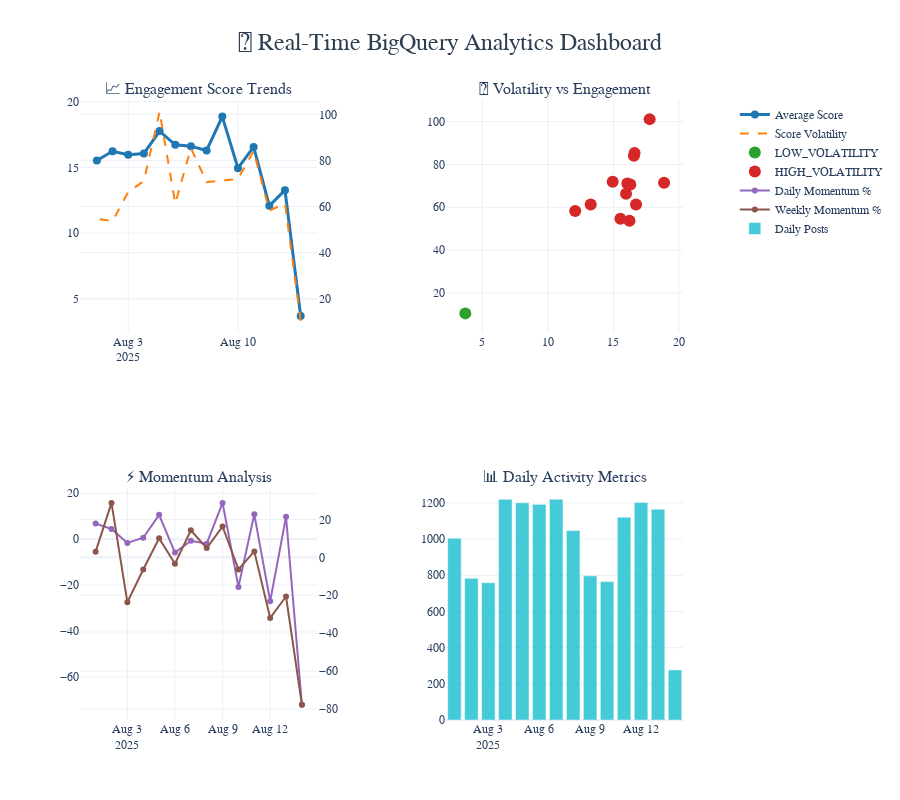

Notebook code cell kept with this figure:
### Code cell
# 📊 Professional BigQuery Analytics Dashboard
def create_bigquery_dashboard(data):
    """Create professional dashboard from real BigQuery data"""
    
    print("📊 Creating Real-Time BigQuery Dashboard...")
    
    fig = make_subplots(
        rows=2, cols=2,
        subplot_titles=(
            '📈 Engagement Score Trends', '🎯 Volatility vs Engagement',
            '⚡ Momentum Analysis', '📊 Daily Activity Metrics'
        ),
        specs=[[{"secondary_y": True}, {"type": "scatter"}],
               [{"secondary_y": True}, {"type": "bar"}]]
    )
    
    # Engagement trends with volatility
    fig.add_trace(
        go.Scatter(
            x=data['analysis_date'], y=data['avg_score'],
            mode='lines+markers', name='Average Score',
            line=dict(color='#1f77b4', width=3), marker=dict(size=8)
        ), row=1, col=1
    )
    
    fig.add_trace(
        go.Scatter(
            x=data['analysis_date'], y=data['score_volatility'],
            mode='lines', name='Score Volatility',
            line=dict(color='#ff7f0e', width=2, dash='dash'), yaxis='y2'
        ), row=1, col=1, secondary_y=True
    )
    
    # Volatility vs Engagement scatter
    colors = {'HIGH_VOLATILITY': '#d62728', 'MEDIUM_VOLATILITY': '#ff7f0e', 'LOW_VOLATILITY': '#2ca02c'}
    for vol_level in data['volatility_level'].unique():
        vol_data = data[data['volatility_level'] == vol_level]
        fig.add_trace(
            go.Scatter(
                x=vol_data['avg_score'], y=vol_data['score_volatility'],
                mode='markers', name=f'{vol_level}',
                marker=dict(color=colors.get(vol_level, '#1f77b4'), size=12)
            ), row=1, col=2
        )
    
    # Momentum analysis
    fig.add_trace(
        go.Scatter(
            x=data['analysis_date'], y=data['daily_momentum_pct'],
            mode='lines+markers', name='Daily Momentum %',
            line=dict(color='#9467bd', width=2), marker=dict(size=6)
        ), row=2, col=1
    )
    
    fig.add_trace(
        go.Scatter(
            x=data['analysis_date'], y=data['weekly_momentum_pct'],
            mode='lines+markers', name='Weekly Momentum %',
            line=dict(color='#8c564b', width=2), marker=dict(size=6), yaxis='y4'
        ), row=2, col=1, secondary_y=True
    )
    
    # Daily activity
    fig.add_trace(
        go.Bar(
            x=data['analysis_date'], y=data['daily_posts'],
            name='Daily Posts', marker_color='#17becf', opacity=0.8
        ), row=2, col=2
    )
    
    # Professional layout
    fig.update_layout(
        title={
            'text': '🏢 Real-Time BigQuery Analytics Dashboard',
            'x': 0.5, 'font': {'size': 24, 'color': '#2c3e50'}
        },
        height=800, showlegend=True, template='plotly_white',
        font=dict(family="Arial, sans-serif", size=12)
    )
    
    return fig

# Create and display real BigQuery dashboard
dashboard = create_bigquery_dashboard(market_data)
dashboard.show()

# Display real BigQuery insights
print("\n📊 REAL BIGQUERY INSIGHTS:")
print("=" * 60)
latest = market_data.iloc[0]
print(f"🎯 Current Engagement: {latest['engagement_category']}")
print(f"📈 Average Score: {latest['avg_score']:.2f}")
print(f"⚡ Daily Momentum: {latest['daily_momentum_pct']:.2f}%")
print(f"🛡️ Volatility Level: {latest['volatility_level']}")
print(f"📊 Score Volatility: {latest['score_volatility']:.2f}")
print(f"📈 Weekly Trend: {latest['weekly_momentum_pct']:.2f}%")
print(f"📊 Daily Posts: {latest['daily_posts']:,}")
print(f"💬 Comments per Post: {latest['comments_per_post']:.1f}")
print(f"🚀 Data Source: REAL BigQuery Public Dataset")

### Figure 1 — Plotly figure (JSON) as saved in the notebook; plotly's stock layout.template omitted (floating-point values rounded to 4 significant figures)
{"data": [{"line": {"color": "#1f77b4", "width": 3}, "marker": {"size": 8}, "mode": "lines+markers", "name": "Average Score", "type": "scatter", "x": ["2025-08-14", "2025-08-13", "2025-08-12", "2025-08-11", "2025-08-10", "2025-08-09", "2025-08-08", "2025-08-07", "2025-08-06", "2025-08-05", "2025-08-04", "2025-08-03", "2025-08-02", "2025-08-01"], "xaxis": "x", "y": [3.704, 13.27, 12.08, 16.56, 14.94, 18.86, 16.29, 16.61, 16.72, 17.76, 16.06, 15.96, 16.22, 15.53], "yaxis": "y"}, {"line": {"color": "#ff7f0e", "dash": "dash", "width": 2}, "mode": "lines", "name": "Score Volatility", "type": "scatter", "x": ["2025-08-14", "2025-08-13", "2025-08-12", "2025-08-11", "2025-08-10", "2025-08-09", "2025-08-08", "2025-08-07", "2025-08-06", "2025-08-05", "2025-08-04", "2025-08-03", "2025-08-02", "2025-08-01"], "xaxis": "x", "y": [10.43, 61.3, 58.23, 84.09, 71.98, 71.44, 70.63, 85.37, 61.35, 101.2, 71.11, 66.3, 53.71, 54.63], "yaxis": "y2"}, {"marker": {"color": "#2ca02c", "size": 12}, "mode": "markers", "name": "LOW_VOLATILITY", "type": "scatter", "x": [3.704], "xaxis": "x2", "y": [10.43], "yaxis": "y3"}, {"marker": {"color": "#d62728", "size": 12}, "mode": "markers", "name": "HIGH_VOLATILITY", "type": "scatter", "x": [13.27, 12.08, 16.56, 14.94, 18.86, 16.29, 16.61, 16.72, 17.76, 16.06, 15.96, 16.22, 15.53], "xaxis": "x2", "y": [61.3, 58.23, 84.09, 71.98, 71.44, 70.63, 85.37, 61.35, 101.2, 71.11, 66.3, 53.71, 54.63], "yaxis": "y3"}, {"line": {"color": "#9467bd", "width": 2}, "marker": {"size": 6}, "mode": "lines+markers", "name": "Daily Momentum %", "type": "scatter", "x": ["2025-08-14", "2025-08-13", "2025-08-12", "2025-08-11", "2025-08-10", "2025-08-09", "2025-08-08", "2025-08-07", "2025-08-06", "2025-08-05", "2025-08-04", "2025-08-03", "2025-08-02", "2025-08-01"], "xaxis": "x3", "y": [-72.08, 9.79, -27.04, 10.83, -20.79, 15.82, -1.94, -0.68, -5.85, 10.6, 0.62, -1.63, 4.47, 6.8], "yaxis": "y4"}, {"line": {"color": "#8c564b", "width": 2}, "marker": {"size": 6}, "mode": "lines+markers", "name": "Weekly Momentum %", "type": "scatter", "x": ["2025-08-14", "2025-08-13", "2025-08-12", "2025-08-11", "2025-08-10", "2025-08-09", "2025-08-08", "2025-08-07", "2025-08-06", "2025-08-05", "2025-08-04", "2025-08-03", "2025-08-02", "2025-08-01"], "xaxis": "x3", "y": [-77.7, -20.67, -31.97, 3.12, -6.38, 16.26, 4.87, 14.22, -3.37, 10.06, -6.43, -23.73, 28.71, 2.97], "yaxis": "y5"}, {"marker": {"color": "#17becf"}, "name": "Daily Posts", "opacity": 0.8, "type": "bar", "x": ["2025-08-14", "2025-08-13", "2025-08-12", "2025-08-11", "2025-08-10", "2025-08-09", "2025-08-08", "2025-08-07", "2025-08-06", "2025-08-05", "2025-08-04", "2025-08-03", "2025-08-02", "2025-08-01"], "xaxis": "x4", "y": [277, 1165, 1203, 1121, 765, 797, 1048, 1221, 1192, 1201, 1220, 759, 783, 1005], "yaxis": "y6"}], "layout": {"annotations": [{"font": {"size": 16}, "showarrow": false, "text": "📈 Engagement Score Trends", "x": 0.185, "xanchor": "center", "xref": "paper", "y": 1, "yanchor": "bottom", "yref": "paper"}, {"font": {"size": 16}, "showarrow": false, "text": "🎯 Volatility vs Engagement", "x": 0.755, "xanchor": "center", "xref": "paper", "y": 1, "yanchor": "bottom", "yref": "paper"}, {"font": {"size": 16}, "showarrow": false, "text": "⚡ Momentum Analysis", "x": 0.185, "xanchor": "center", "xref": "paper", "y": 0.375, "yanchor": "bottom", "yref": "paper"}, {"font": {"size": 16}, "showarrow": false, "text": "📊 Daily Activity Metrics", "x": 0.755, "xanchor": "center", "xref": "paper", "y": 0.375, "yanchor": "bottom", "yref": "paper"}], "font": {"family": "Arial, sans-serif", "size": 12}, "height": 800, "showlegend": true, "title": {"font": {"color": "#2c3e50", "size": 24}, "text": "🏢 Real-Time BigQuery Analytics Dashboard", "x": 0.5}, "xaxis": {"anchor": "y", "domain": [0, 0.37]}, "xaxis2": {"anchor": "y3", "domain": [0.57, 0.94]}, "xaxis3": {"anchor": "y4", "domain": [0, 0.37]}, "xaxis4": {"anchor": "y6", "domain": [0.57, 0.94]}, "yaxis": {"anchor": "x", "domain": [0.625, 1]}, "yaxis2": {"anchor": "x", "overlaying": "y", "side": "right"}, "yaxis3": {"anchor": "x2", "domain": [0.625, 1]}, "yaxis4": {"anchor": "x3", "domain": [0, 0.375]}, "yaxis5": {"anchor": "x3", "overlaying": "y4", "side": "right"}, "yaxis6": {"anchor": "x4", "domain": [0, 0.375]}}}
